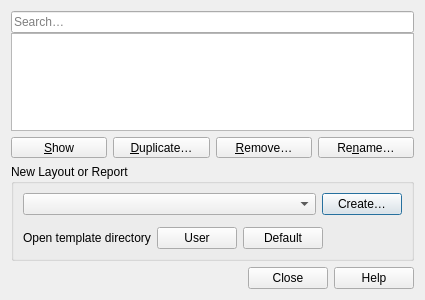
<?xml version="1.0" encoding="UTF-8"?>
<ui version="4.0">
 <class>QgsLayoutManagerBase</class>
 <widget class="QDialog" name="QgsLayoutManagerBase">
  <property name="geometry">
   <rect>
    <x>0</x>
    <y>0</y>
    <width>425</width>
    <height>300</height>
   </rect>
  </property>
  <property name="minimumSize">
   <size>
    <width>425</width>
    <height>300</height>
   </size>
  </property>
  <property name="windowTitle">
   <string>Layout Manager</string>
  </property>
  <property name="windowIcon">
   <iconset resource="../../../images/images.qrc">
    <normaloff>:/images/themes/default/mActionLayoutManager.svg</normaloff>:/images/themes/default/mActionLayoutManager.svg</iconset>
  </property>
  <layout class="QVBoxLayout" name="verticalLayout">
   <item>
    <layout class="QGridLayout" name="gridLayout_2" rowstretch="0,0">
     <item row="1" column="2">
      <widget class="QToolButton" name="mRemoveButton">
       <property name="sizePolicy">
        <sizepolicy hsizetype="Preferred" vsizetype="Fixed">
         <horstretch>0</horstretch>
         <verstretch>0</verstretch>
        </sizepolicy>
       </property>
       <property name="text">
        <string>&amp;Remove…</string>
       </property>
      </widget>
     </item>
     <item row="0" column="0" colspan="4">
      <layout class="QVBoxLayout" name="verticalLayout_2" stretch="0,1">
       <property name="spacing">
        <number>0</number>
       </property>
       <property name="topMargin">
        <number>0</number>
       </property>
       <item>
        <widget class="QgsFilterLineEdit" name="mSearchLineEdit">
         <property name="placeholderText">
          <string>Search…</string>
         </property>
        </widget>
       </item>
       <item>
        <widget class="QListView" name="mLayoutListView">
         <property name="selectionMode">
          <enum>QAbstractItemView::ExtendedSelection</enum>
         </property>
         <property name="selectionBehavior">
          <enum>QAbstractItemView::SelectRows</enum>
         </property>
        </widget>
       </item>
      </layout>
     </item>
     <item row="1" column="0">
      <widget class="QToolButton" name="mShowButton">
       <property name="sizePolicy">
        <sizepolicy hsizetype="Preferred" vsizetype="Fixed">
         <horstretch>0</horstretch>
         <verstretch>0</verstretch>
        </sizepolicy>
       </property>
       <property name="text">
        <string>&amp;Show</string>
       </property>
      </widget>
     </item>
     <item row="1" column="3">
      <widget class="QToolButton" name="mRenameButton">
       <property name="sizePolicy">
        <sizepolicy hsizetype="Preferred" vsizetype="Fixed">
         <horstretch>0</horstretch>
         <verstretch>0</verstretch>
        </sizepolicy>
       </property>
       <property name="text">
        <string>Re&amp;name…</string>
       </property>
      </widget>
     </item>
     <item row="1" column="1">
      <widget class="QToolButton" name="mDuplicateButton">
       <property name="sizePolicy">
        <sizepolicy hsizetype="Preferred" vsizetype="Fixed">
         <horstretch>0</horstretch>
         <verstretch>0</verstretch>
        </sizepolicy>
       </property>
       <property name="text">
        <string>&amp;Duplicate…</string>
       </property>
      </widget>
     </item>
    </layout>
   </item>
   <item>
    <widget class="QgsCollapsibleGroupBox" name="mTemplateGrpBox">
     <property name="minimumSize">
      <size>
       <width>0</width>
       <height>0</height>
      </size>
     </property>
     <property name="focusPolicy">
      <enum>Qt::StrongFocus</enum>
     </property>
     <property name="title">
      <string>New Layout or Report</string>
     </property>
     <layout class="QGridLayout" name="gridLayout">
      <property name="spacing">
       <number>6</number>
      </property>
      <item row="0" column="2">
       <widget class="QPushButton" name="mAddButton">
        <property name="sizePolicy">
         <sizepolicy hsizetype="Maximum" vsizetype="Fixed">
          <horstretch>0</horstretch>
          <verstretch>0</verstretch>
         </sizepolicy>
        </property>
        <property name="text">
         <string>Create…</string>
        </property>
       </widget>
      </item>
      <item row="1" column="0" colspan="3">
       <widget class="QgsFileWidget" name="mTemplateFileWidget" native="true">
        <property name="focusPolicy">
         <enum>Qt::StrongFocus</enum>
        </property>
       </widget>
      </item>
      <item row="2" column="0" colspan="3">
       <layout class="QHBoxLayout" name="horizontalLayout">
        <item>
         <widget class="QLabel" name="label">
          <property name="sizePolicy">
           <sizepolicy hsizetype="Maximum" vsizetype="Preferred">
            <horstretch>0</horstretch>
            <verstretch>0</verstretch>
           </sizepolicy>
          </property>
          <property name="text">
           <string>Open template directory</string>
          </property>
         </widget>
        </item>
        <item>
         <widget class="QPushButton" name="mTemplatesUserDirBtn">
          <property name="sizePolicy">
           <sizepolicy hsizetype="Maximum" vsizetype="Fixed">
            <horstretch>0</horstretch>
            <verstretch>0</verstretch>
           </sizepolicy>
          </property>
          <property name="text">
           <string>User</string>
          </property>
         </widget>
        </item>
        <item>
         <widget class="QPushButton" name="mTemplatesDefaultDirBtn">
          <property name="sizePolicy">
           <sizepolicy hsizetype="Maximum" vsizetype="Fixed">
            <horstretch>0</horstretch>
            <verstretch>0</verstretch>
           </sizepolicy>
          </property>
          <property name="text">
           <string>Default</string>
          </property>
         </widget>
        </item>
        <item>
         <spacer name="horizontalSpacer">
          <property name="orientation">
           <enum>Qt::Horizontal</enum>
          </property>
          <property name="sizeHint" stdset="0">
           <size>
            <width>40</width>
            <height>20</height>
           </size>
          </property>
         </spacer>
        </item>
       </layout>
      </item>
      <item row="0" column="0" colspan="2">
       <widget class="QComboBox" name="mTemplate"/>
      </item>
     </layout>
    </widget>
   </item>
   <item>
    <widget class="QDialogButtonBox" name="mButtonBox">
     <property name="orientation">
      <enum>Qt::Horizontal</enum>
     </property>
     <property name="standardButtons">
      <set>QDialogButtonBox::Close|QDialogButtonBox::Help</set>
     </property>
    </widget>
   </item>
  </layout>
 </widget>
 <customwidgets>
  <customwidget>
   <class>QgsCollapsibleGroupBox</class>
   <extends>QGroupBox</extends>
   <header>qgscollapsiblegroupbox.h</header>
   <container>1</container>
  </customwidget>
  <customwidget>
   <class>QgsFileWidget</class>
   <extends>QWidget</extends>
   <header>qgsfilewidget.h</header>
   <container>1</container>
  </customwidget>
  <customwidget>
   <class>QgsFilterLineEdit</class>
   <extends>QLineEdit</extends>
   <header>qgsfilterlineedit.h</header>
  </customwidget>
 </customwidgets>
 <tabstops>
  <tabstop>mSearchLineEdit</tabstop>
  <tabstop>mLayoutListView</tabstop>
  <tabstop>mShowButton</tabstop>
  <tabstop>mDuplicateButton</tabstop>
  <tabstop>mRemoveButton</tabstop>
  <tabstop>mRenameButton</tabstop>
  <tabstop>mTemplateGrpBox</tabstop>
  <tabstop>mTemplate</tabstop>
  <tabstop>mAddButton</tabstop>
  <tabstop>mTemplateFileWidget</tabstop>
  <tabstop>mTemplatesUserDirBtn</tabstop>
  <tabstop>mTemplatesDefaultDirBtn</tabstop>
 </tabstops>
 <resources>
  <include location="../../../images/images.qrc"/>
 </resources>
 <connections>
  <connection>
   <sender>mButtonBox</sender>
   <signal>accepted()</signal>
   <receiver>QgsLayoutManagerBase</receiver>
   <slot>accept()</slot>
   <hints>
    <hint type="sourcelabel">
     <x>266</x>
     <y>295</y>
    </hint>
    <hint type="destinationlabel">
     <x>157</x>
     <y>274</y>
    </hint>
   </hints>
  </connection>
  <connection>
   <sender>mButtonBox</sender>
   <signal>rejected()</signal>
   <receiver>QgsLayoutManagerBase</receiver>
   <slot>reject()</slot>
   <hints>
    <hint type="sourcelabel">
     <x>266</x>
     <y>295</y>
    </hint>
    <hint type="destinationlabel">
     <x>286</x>
     <y>274</y>
    </hint>
   </hints>
  </connection>
 </connections>
</ui>
